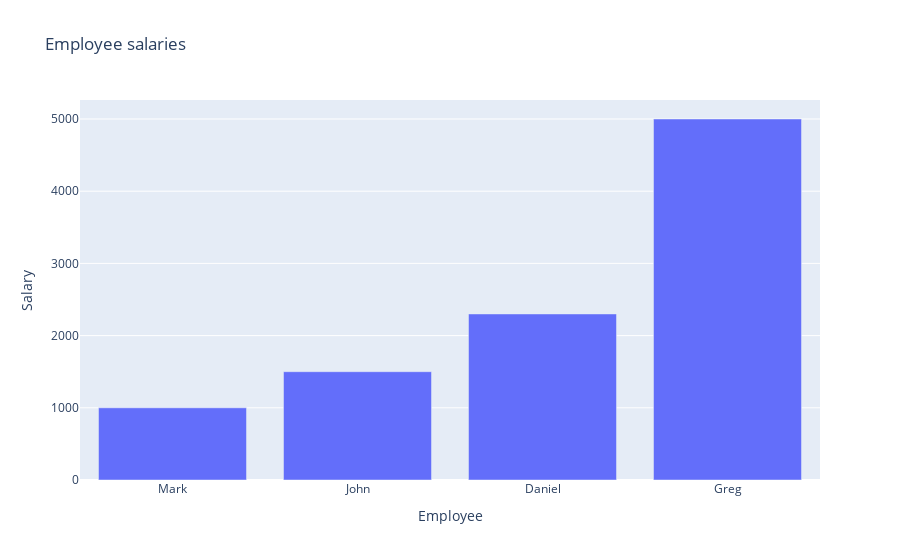

Notebook source saved alongside this figure:
### Code cell
salaries = [
    ("Mark", 1000),
    ("John", 1500),
    ("Daniel", 2300),
    ("Greg", 5000)
]

names = [salary[0] for salary in salaries]
amounts = [salary[1] for salary in salaries]

fig = go.Figure(data=go.Bar(x=names, y=amounts))
fig.update_layout(title='Employee salaries', xaxis_title='Employee', yaxis_title='Salary')
fig.show()

### Figure 1 — Plotly figure (JSON) as saved in the notebook; plotly's stock layout.template omitted (floating-point values rounded to 4 significant figures)
{"data": [{"type": "bar", "x": ["Mark", "John", "Daniel", "Greg"], "y": [1000, 1500, 2300, 5000]}], "layout": {"autosize": true, "title": {"text": "Employee salaries"}, "xaxis": {"autorange": true, "range": [-0.5, 3.5], "title": {"text": "Employee"}, "type": "category"}, "yaxis": {"autorange": true, "range": [0, 5263.0], "title": {"text": "Salary"}, "type": "linear"}}}
